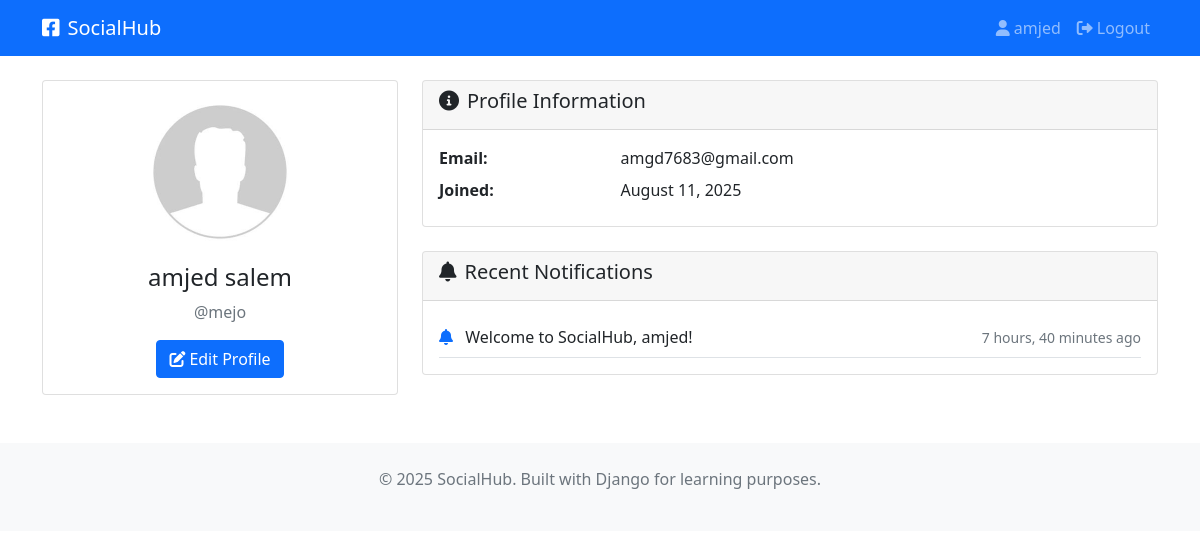
/accounts/profile/ (signed in), run on the app's committed database.
### accounts/models.py (models this page shows, shortened)
class Profile(models.Model):
    user = models.OneToOneField(User, on_delete=models.CASCADE)
    bio = models.TextField(max_length=500, blank=True, help_text="Tell us about yourself")
    avatar = models.ImageField(default='default.jpg', upload_to='profile_pics/')
    location = models.CharField(max_length=100, blank=True)
    birth_date = models.DateField(null=True, blank=True)
    website = models.URLField(max_length=200, blank=True)
    created_at = models.DateTimeField(auto_now_add=True)
    updated_at = models.DateTimeField(auto_now=True)
    email_verified = models.BooleanField(default=False)
    email_verification_token = models.CharField(max_length=100, blank=True)

### notifications/models.py (models this page shows, shortened)
class Notification(models.Model):
    NOTIFICATION_TYPES = [
        ('like', 'Like'),
        ('comment', 'Comment'),
        ('friend_request', 'Friend Request'),
        ('friend_accept', 'Friend Request Accepted'),
        ('mention', 'Mention'),
        ('welcome', 'Welcome'),
    ]
    recipient = models.ForeignKey(
        User,
        on_delete=models.CASCADE,
        related_name='notifications'
    )
    sender = models.ForeignKey(
        User,
        on_delete=models.CASCADE,
        related_name='sent_notifications',
        null=True,
        blank=True
    )
    notification_type = models.CharField(max_length=20, choices=NOTIFICATION_TYPES)
    message = models.CharField(max_length=255)
    content_type = models.ForeignKey(ContentType, on_delete=models.CASCADE, null=True, blank=True)
    object_id = models.PositiveIntegerField(null=True, blank=True)
    content_object = GenericForeignKey('content_type', 'object_id')
    is_read = models.BooleanField(default=False)
    is_sent_via_email = models.BooleanField(default=False)
    created_at = models.DateTimeField(default=timezone.now)
    read_at = models.DateTimeField(null=True, blank=True)
    class Meta:
        ordering = ['-created_at']

### accounts/views.py (the view)
# urls.py: path('profile/', views.profile_view, name='profile'),
@login_required
def profile_view(request, username=None):
    if username:
        user = get_object_or_404(User, username=username)
        profile = get_object_or_404(Profile, user=user)
        is_own_profile = request.user == user
    else:
        user = request.user
        profile = request.user.profile
        is_own_profile = True
    context = {
        'profile_user': user,
        'profile': profile,
        'is_own_profile': is_own_profile,
    }
    return render(request, 'accounts/profile.html', context)

### templates/accounts/profile.html (shortened to what this page needs)
{% extends 'base.html' %}
{% block content %}
<div class="row">
    <div class="col-md-4">
        <div class="card">
            <div class="card-body text-center">
                <img src="{{ profile.avatar.url }}" alt="Profile Picture" class="rounded-circle mb-3" width="150" height="150" style="object-fit: cover;">
                <h4>{{ profile_user.first_name }} {{ profile_user.last_name }}</h4>
                <p class="text-muted">@{{ profile_user.username }}</p>
                {% if is_own_profile %}
                    <a href="{% url 'profile_edit' %}" class="btn btn-primary">
                        <i class="fas fa-edit me-1"></i>Edit Profile
                    </a>
                {% endif %}
            </div>
        </div>
    </div>
    <div class="col-md-8">
        <div class="card">
            <div class="card-header">
                <h5><i class="fas fa-info-circle me-2"></i>Profile Information</h5>
            </div>
            <div class="card-body">
                <div class="row mb-2">
                    <div class="col-sm-3"><strong>Email:</strong></div>
                    <div class="col-sm-9">{{ profile_user.email|default:"Not provided" }}</div>
                </div>
                <div class="row mb-2">
                    <div class="col-sm-3"><strong>Joined:</strong></div>
                    <div class="col-sm-9">{{ profile.created_at|date:"F d, Y" }}</div>
                </div>
            </div>
        </div>
        {% if is_own_profile %}
        <div class="card mt-4">
            <div class="card-header">
                <h5><i class="fas fa-bell me-2"></i>Recent Notifications</h5>
            </div>
            <div class="card-body">
                {% if user.notifications.all %}
                    {% for notification in user.notifications.all|slice:":5" %}
                    <div class="d-flex justify-content-between align-items-center border-bottom py-2">
                        <div>
                            <i class="fas fa-bell text-primary me-2"></i>
                            {{ notification.message }}
                        </div>
                        <small class="text-muted">{{ notification.created_at|timesince }} ago</small>
                    </div>
                    {% endfor %}
                {% else %}
                    <p class="text-muted">No notifications yet.</p>
                {% endif %}
            </div>
        </div>
        {% endif %}
    </div>
</div>
{% endblock %}

### templates/base.html (shortened to what this page needs)
<!DOCTYPE html>
<html lang="en">
<head>
    <link href="https://cdn.jsdelivr.net/npm/bootstrap@5.1.3/dist/css/bootstrap.min.css" rel="stylesheet">
    <link rel="stylesheet" href="https://cdnjs.cloudflare.com/ajax/libs/font-awesome/6.0.0/css/all.min.css">
</head>
<body>
    <nav class="navbar navbar-expand-lg navbar-dark bg-primary">
        <div class="container">
            <a class="navbar-brand" href="{% url 'home' %}">
                <i class="fab fa-facebook-square me-2"></i>SocialHub
            </a>
            <div class="collapse navbar-collapse" id="navbarNav">
                <ul class="navbar-nav ms-auto">
                    {% if user.is_authenticated %}
                        <li class="nav-item">
                            <a class="nav-link" href="{% url 'profile' %}">
                                <i class="fas fa-user me-1"></i>{{ user.first_name|default:user.username }}
                            </a>
                        </li>
                        <li class="nav-item">
                            <a class="nav-link" href="{% url 'logout' %}">
                                <i class="fas fa-sign-out-alt me-1"></i>Logout
                            </a>
                        </li>
                    {% endif %}
                </ul>
            </div>
        </div>
    </nav>
    <main class="container mt-4">
        {% block content %}{% endblock %}
    </main>
    <footer class="bg-light text-center text-muted py-4 mt-5">
        <div class="container">
            <p>&copy; 2025 SocialHub. Built with Django for learning purposes.</p>
        </div>
    </footer>
</body>
</html>

### data on the page
Profile: avatar (placeholder picture), created_at "August 11, 2025"
Notification: message "Welcome to SocialHub, amjed!", created_at "7 hours, 40 minutes"

### other printed values
{{ user.first_name|default:user.username }} "amjed"
{{ profile_user.first_name }} "amjed"
{{ profile_user.last_name }} "salem"
{{ profile_user.username }} "mejo"
{{ profile_user.email|default:"Not provided" }} "amgd7683@gmail.com"
